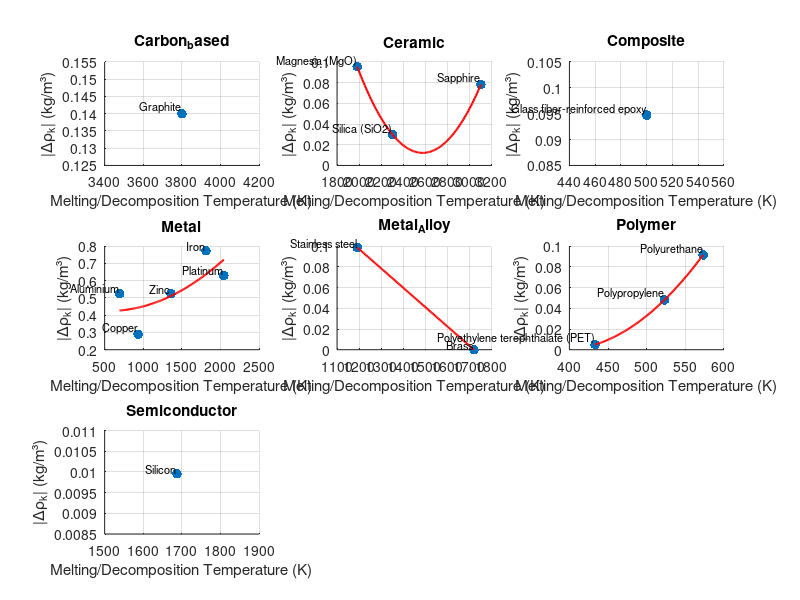

Reproduce this figure in MATLAB. (Note: this script raises an error after producing the figure.)
% Load material data
materials = {
    'Polyethylene terephthalate (PET)', 'Polymer', 1.38, 1.33, 523;
    'Polypropylene', 'Polymer', 0.855, 0.850, 433.2;
    'Stainless steel', 'Metal_Alloy', 7.9, 7.9, 1720;
    'Copper', 'Metal', 8.96, 8.40, 1358;
    'Polyurethane', 'Polymer', 1.2, 1.1, 573;
    'Brass', 'Metal_Alloy', 8.5, 8.4, 1191.5;
    'Zinc', 'Metal', 7.14, 6.57, 693;
    'Aluminium', 'Metal', 2.70, 2.37, 933;
    'Sapphire', 'Ceramic', 3.98, 3.95, 2303;
    'Magnesia (MgO)', 'Ceramic', 3.58, 3.50, 3103;
    'Silica (SiO2)', 'Ceramic', 2.2, 2.1, 1983;
    'Iron', 'Metal', 7.87, 7.0, 1811;
    'Silicon', 'Semiconductor', 2.33, 2.32, 1687;
    'Graphite', 'Carbon_based', 2.25, 2.1, 3800;
    'Platinum', 'Metal', 21.45, 20.8, 2041;
    'Glass fiber-reinforced epoxy', 'Composite', 1.9, 1.8, 500;
};

% Initialize storage
classes = unique(materials(:,2));
data = struct();

% Sanitize class names
for i = 1:length(classes)
    class = classes{i};
    sanitized_class = strrep(class, '-', '_');
    data.(sanitized_class).T = [];
    data.(sanitized_class).DeltaRhoK = [];
    data.(sanitized_class).Names = {};
end

for i = 1:size(materials, 1)
    class = materials{i,2};
    sanitized_class = strrep(class, '-', '_');
    rho_s = materials{i,3};
    rho_l = materials{i,4};
    T = materials{i,5};
    name = materials{i,1};
    
    % Compute density change if both values exist
    if ~isnan(rho_s) && ~isnan(rho_l)
        delta_rho = rho_s - rho_l;
        delta_rho_k = abs((rho_l * delta_rho) / rho_s);
        data.(sanitized_class).T = [data.(sanitized_class).T, T];
        data.(sanitized_class).DeltaRhoK = [data.(sanitized_class).DeltaRhoK, delta_rho_k];
        data.(sanitized_class).Names = [data.(sanitized_class).Names; {name}];
    end
end

% Plot results
numClasses = length(classes);
figure;
for i = 1:numClasses
    sanitized_class = strrep(classes{i}, '-', '_');
    subplot(ceil(sqrt(numClasses)), ceil(sqrt(numClasses)), i);
    if ~isempty(data.(sanitized_class).T)
        T_sorted = sort(data.(sanitized_class).T);
        DeltaRhoK_sorted = data.(sanitized_class).DeltaRhoK;
        [~, sortIdx] = sort(data.(sanitized_class).T);
        DeltaRhoK_sorted = DeltaRhoK_sorted(sortIdx);
        Names_sorted = data.(sanitized_class).Names(sortIdx);
        
        scatter(data.(sanitized_class).T, data.(sanitized_class).DeltaRhoK, 50, 'filled');
        hold on;
        p = polyfit(T_sorted, DeltaRhoK_sorted, 2); % Fit a second-order polynomial regression
        T_fit = linspace(min(T_sorted), max(T_sorted), 100);
        DeltaRhoK_fit = polyval(p, T_fit);
        plot(T_fit, DeltaRhoK_fit, '-r', 'LineWidth', 1.5);
        
        % Add labels to points
        for j = 1:length(data.(sanitized_class).T)
            text(data.(sanitized_class).T(j), data.(sanitized_class).DeltaRhoK(j), Names_sorted{j}, 'FontSize', 8, 'VerticalAlignment', 'bottom', 'HorizontalAlignment', 'right');
        end
    end
    title(classes{i});
    xlabel('Melting/Decomposition Temperature (K)');
    ylabel('|Δρ_k| (kg/m³)');
    grid on;
end
sgtitle('Density Change vs Temperature for Different Material Classes');
